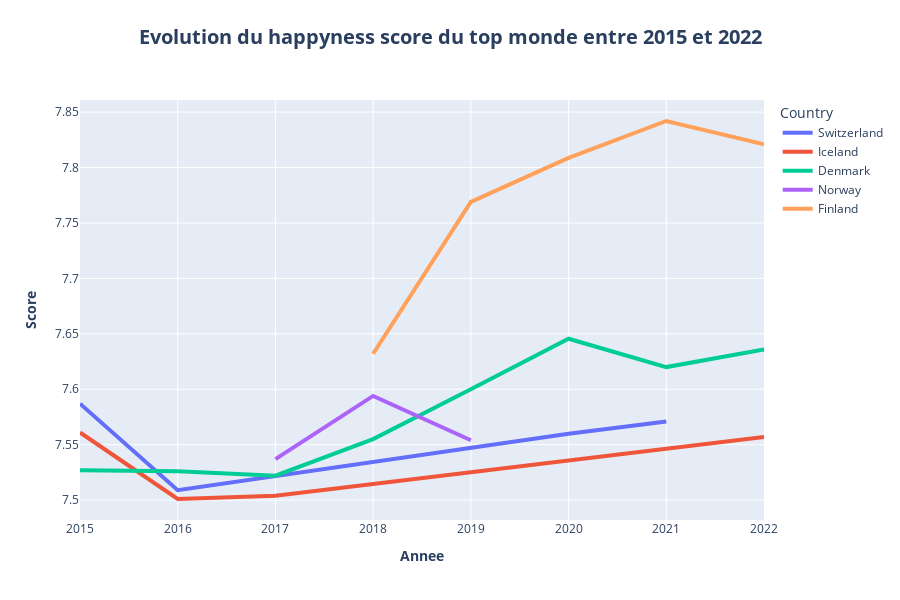

The code cell stored with this chart in its notebook:
### Code cell
fig = px.line(df_monde_top, x=df_monde_top.index, y="Score", color="Country",
title="Evolution du happyness score du top monde entre 2015 et 2022",height=600)
fig.update_traces(line=dict(width=4))
fig.update_layout(
        title=dict(
            text='<b>Evolution du happyness score du top monde entre 2015 et 2022</b>',
            x=0.5,
            y=0.95,
            font=dict(size=20)),
        xaxis_title="<b>Annee</b>",
        yaxis_title='<b>Score</b>',
        font=dict(size=12)
    )
fig.show()

### Figure 1 — Plotly figure (JSON) as saved in the notebook; plotly's stock layout.template omitted (floating-point values rounded to 4 significant figures)
{"data": [{"hovertemplate": "Country=Switzerland<br>Annee=%{x}<br>Score=%{y}<extra></extra>", "legendgroup": "Switzerland", "line": {"color": "#636efa", "dash": "solid", "width": 4}, "marker": {"symbol": "circle"}, "mode": "lines", "name": "Switzerland", "orientation": "v", "showlegend": true, "type": "scatter", "x": [2015, 2016, 2020, 2021], "xaxis": "x", "y": [7.587, 7.509, 7.56, 7.571], "yaxis": "y"}, {"hovertemplate": "Country=Iceland<br>Annee=%{x}<br>Score=%{y}<extra></extra>", "legendgroup": "Iceland", "line": {"color": "#EF553B", "dash": "solid", "width": 4}, "marker": {"symbol": "circle"}, "mode": "lines", "name": "Iceland", "orientation": "v", "showlegend": true, "type": "scatter", "x": [2015, 2016, 2017, 2022], "xaxis": "x", "y": [7.561, 7.501, 7.504, 7.557], "yaxis": "y"}, {"hovertemplate": "Country=Denmark<br>Annee=%{x}<br>Score=%{y}<extra></extra>", "legendgroup": "Denmark", "line": {"color": "#00cc96", "dash": "solid", "width": 4}, "marker": {"symbol": "circle"}, "mode": "lines", "name": "Denmark", "orientation": "v", "showlegend": true, "type": "scatter", "x": [2015, 2016, 2017, 2018, 2019, 2020, 2021, 2022], "xaxis": "x", "y": [7.527, 7.526, 7.522, 7.555, 7.6, 7.646, 7.62, 7.636], "yaxis": "y"}, {"hovertemplate": "Country=Norway<br>Annee=%{x}<br>Score=%{y}<extra></extra>", "legendgroup": "Norway", "line": {"color": "#ab63fa", "dash": "solid", "width": 4}, "marker": {"symbol": "circle"}, "mode": "lines", "name": "Norway", "orientation": "v", "showlegend": true, "type": "scatter", "x": [2017, 2018, 2019], "xaxis": "x", "y": [7.537, 7.594, 7.554], "yaxis": "y"}, {"hovertemplate": "Country=Finland<br>Annee=%{x}<br>Score=%{y}<extra></extra>", "legendgroup": "Finland", "line": {"color": "#FFA15A", "dash": "solid", "width": 4}, "marker": {"symbol": "circle"}, "mode": "lines", "name": "Finland", "orientation": "v", "showlegend": true, "type": "scatter", "x": [2018, 2019, 2020, 2021, 2022], "xaxis": "x", "y": [7.632, 7.769, 7.809, 7.842, 7.821], "yaxis": "y"}], "layout": {"font": {"size": 12}, "height": 600, "legend": {"title": {"text": "Country"}, "tracegroupgap": 0}, "title": {"font": {"size": 20}, "text": "<b>Evolution du happyness score du top monde entre 2015 et 2022</b>", "x": 0.5, "y": 0.95}, "xaxis": {"anchor": "y", "domain": [0, 1], "title": {"text": "<b>Annee</b>"}}, "yaxis": {"anchor": "x", "domain": [0, 1], "title": {"text": "<b>Score</b>"}}}}
